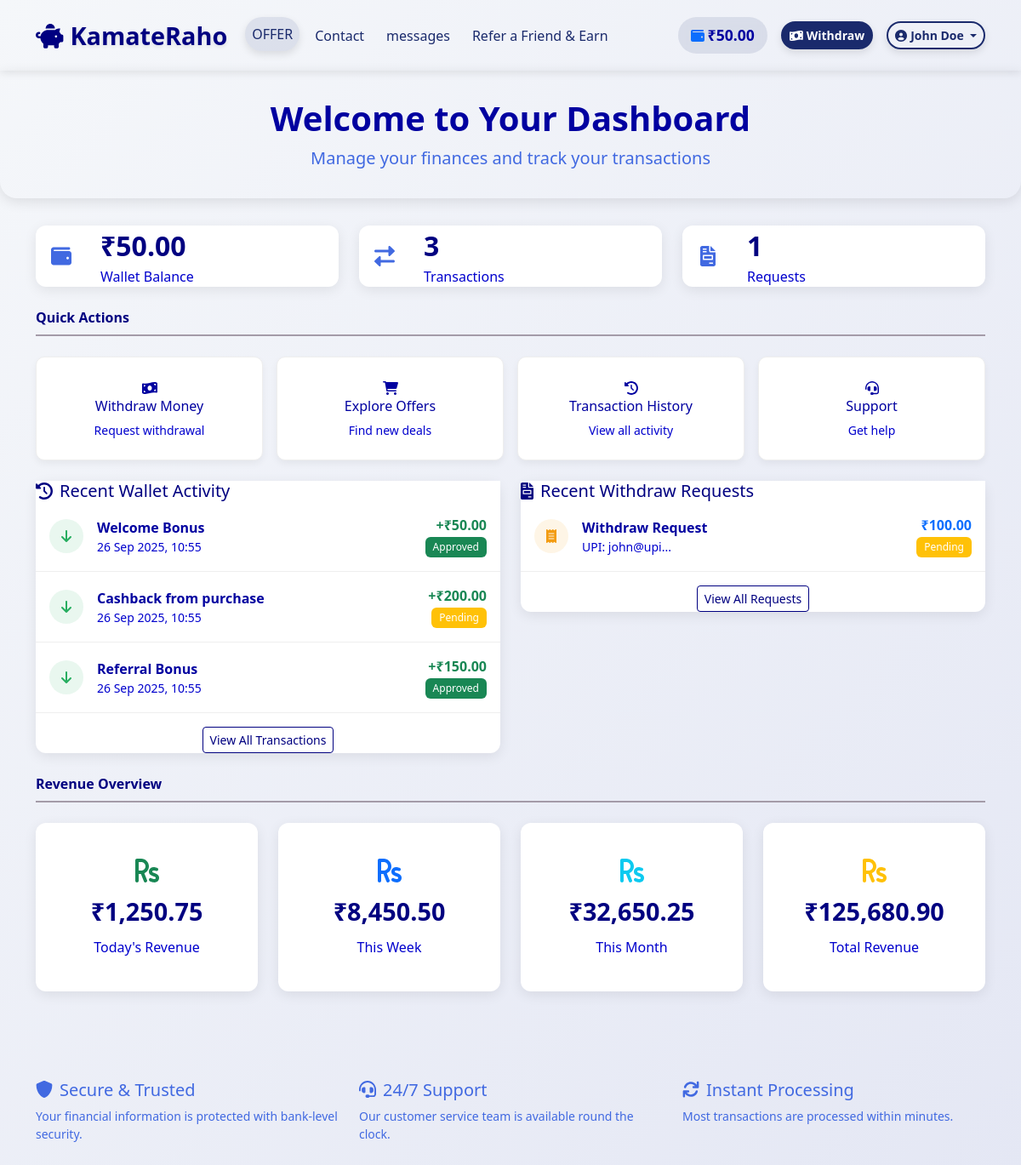
/dashboard.php (signed in), run on the app's committed database.
### tables this page shows
CREATE TABLE IF NOT EXISTS users (
    id INT(11) AUTO_INCREMENT PRIMARY KEY,
    name VARCHAR(255) NOT NULL,
    email VARCHAR(255) UNIQUE NOT NULL,
    phone VARCHAR(20),
    city VARCHAR(100),
    state VARCHAR(100),
    password VARCHAR(255) NOT NULL,
    wallet_balance DECIMAL(10, 2) DEFAULT 0.00,
    referral_code VARCHAR(50),
    created_at TIMESTAMP DEFAULT CURRENT_TIMESTAMP
);

CREATE TABLE IF NOT EXISTS wallet_history (
    id INT(11) AUTO_INCREMENT PRIMARY KEY,
    user_id INT(11) NOT NULL,
    amount DECIMAL(10, 2) NOT NULL,
    type ENUM('credit', 'debit') NOT NULL,
    status ENUM('pending', 'approved', 'rejected') DEFAULT 'pending',
    description VARCHAR(255),
    created_at TIMESTAMP DEFAULT CURRENT_TIMESTAMP,
    FOREIGN KEY (user_id) REFERENCES users(id) ON DELETE CASCADE
);

CREATE TABLE IF NOT EXISTS withdraw_requests (
    id INT(11) AUTO_INCREMENT PRIMARY KEY,
    user_id INT(11) NOT NULL,
    amount DECIMAL(10, 2) NOT NULL,
    upi_id VARCHAR(255) NOT NULL,
    screenshot VARCHAR(255),
    status ENUM('pending', 'approved', 'rejected') DEFAULT 'pending',
    offer_title VARCHAR(255),
    offer_description TEXT,
    created_at TIMESTAMP DEFAULT CURRENT_TIMESTAMP,
    FOREIGN KEY (user_id) REFERENCES users(id) ON DELETE CASCADE
);

### dashboard.php (the view, shortened to what the rows shown need)
<?php
include 'config/db.php';
$user_id = $_SESSION['user_id'];
try {
    $stmt = $pdo->prepare("SELECT * FROM wallet_history WHERE user_id = ? ORDER BY created_at DESC LIMIT 5");
    $stmt->execute([$user_id]);
    $wallet_history = $stmt->fetchAll(PDO::FETCH_ASSOC);
} catch(PDOException $e) {
    $error = "Error fetching wallet history: " . $e->getMessage();
    $wallet_history = [];
}
try {
    $stmt = $pdo->prepare("SELECT * FROM withdraw_requests WHERE user_id = ? ORDER BY created_at DESC LIMIT 5");
    $stmt->execute([$user_id]);
    $withdraw_requests = $stmt->fetchAll(PDO::FETCH_ASSOC);
} catch(PDOException $e) {
    $error = "Error fetching withdraw requests: " . $e->getMessage();
    $withdraw_requests = [];
}
?>
<!DOCTYPE html>
<html lang="en">
<head>
      <link href="https://cdn.jsdelivr.net/npm/bootstrap@5.3.0/dist/css/bootstrap.min.css" rel="stylesheet">
    <link href="https://cdnjs.cloudflare.com/ajax/libs/font-awesome/6.0.0/css/all.min.css" rel="stylesheet">
    <link href="css/style.css" rel="stylesheet">
</head>
<body>
     <?php include 'includes/navbar.php'; ?>
    <div class="welcome-banner">
        <div class="container">
            <div class="row">
                <div class="col-12 text-center">
                    <h1 class="display-6 fw-bold mb-2">Welcome to Your Dashboard</h1>
                </div>
            </div>
        </div>
    </div>
    <div class="container">
        <div class="row">
            <div class="col-md-4">
                <div class="stats-card">
                    <div class="card-body">
                        <div class="d-flex align-items-center">
                            <div>
                                <div class="stats-number">₹<?php echo number_format($user['wallet_balance'], 2); ?></div>
                                <div class="stats-label">Wallet Balance</div>
                            </div>
                        </div>
                    </div>
                </div>
            </div>
        </div>
        <div class="row">
            <div class="col-md-6">
                <div class="activity-card">
                    <div class="card-body">
                        <?php if (empty($wallet_history)): ?>
                            <div class="text-center py-4">
                                <i class="fas fa-wallet fa-2x text-muted mb-2"></i>
                                <p class="text-muted mb-0">No wallet activity yet</p>
                            </div>
                        <?php else: ?>
                            <?php foreach ($wallet_history as $history): ?>
                                <div class="activity-item d-flex align-items-center">
                                    <div class="activity-icon <?php echo $history['type'] === 'credit' ? 'bg-credit' : 'bg-debit'; ?>">
                                        <i class="fas fa-<?php echo $history['type'] === 'credit' ? 'arrow-down' : 'arrow-up'; ?>"></i>
                                    </div>
                                    <div class="flex-grow-1">
                                        <div class="fw-bold"><?php echo htmlspecialchars($history['description']); ?></div>
                                        <div class="small text-muted"><?php echo date('d M Y, H:i', strtotime($history['created_at'])); ?></div>
                                    </div>
                                    <div class="text-end">
                                        <div class="fw-bold <?php echo $history['type'] === 'credit' ? 'text-success' : 'text-danger'; ?>">
                                            <?php echo $history['type'] === 'credit' ? '+' : '-'; ?>₹<?php echo number_format($history['amount'], 2); ?>
                                        </div>
                                        <span class="badge badge-custom bg-<?php
                                            echo $history['status'] === 'approved' ? 'success' :
                                               ($history['status'] === 'rejected' ? 'danger' : 'warning'); ?>">
                                            <?php echo ucfirst($history['status']); ?>
                                        </span>
                                    </div>
                                </div>
                            <?php endforeach; ?>
                        <?php endif; ?>
                    </div>
                </div>
            </div>
            <div class="col-md-6">
                <div class="activity-card">
                    <div class="card-body">
                        <?php if (empty($withdraw_requests)): ?>
                            <div class="text-center py-4">
                                <i class="fas fa-file-invoice fa-2x text-muted mb-2"></i>
                                <p class="text-muted mb-0">No withdraw requests yet</p>
                            </div>
                        <?php else: ?>
                            <?php foreach ($withdraw_requests as $request): ?>
                                <div class="activity-item d-flex align-items-center">
                                    <div class="activity-icon <?php echo $request['status'] === 'approved' ? 'bg-approved' : ($request['status'] === 'rejected' ? 'bg-rejected' : 'bg-pending'); ?>">
                                        <i class="fas fa-receipt"></i>
                                    </div>
                                    <div class="flex-grow-1">
                                        <div class="fw-bold">Withdraw Request</div>
                                        <div class="small text-muted">UPI: <?php echo htmlspecialchars(substr($request['upi_id'], 0, 15)); ?>...</div>
                                    </div>
                                    <div class="text-end">
                                        <div class="fw-bold text-primary">₹<?php echo number_format($request['amount'], 2); ?></div>
                                        <span class="badge badge-custom bg-<?php
                                            echo $request['status'] === 'approved' ? 'success' :
                                               ($request['status'] === 'rejected' ? 'danger' : 'warning'); ?>">
                                            <?php echo ucfirst($request['status']); ?>
                                        </span>
                                    </div>
                                </div>
                            <?php endforeach; ?>
                        <?php endif; ?>
                    </div>
                </div>
            </div>
        </div>
    </div>
</body>
</html>

### includes/navbar.php (shortened to what the rows shown need)
<?php
include_once 'config/db.php';
$wallet_balance = 0.00;
if (isset($_SESSION['user_id']) && $pdo) {
    try {
        $stmt = $pdo->prepare("SELECT wallet_balance, name FROM users WHERE id = ?");
        $stmt->execute([$_SESSION['user_id']]);
        $user = $stmt->fetch(PDO::FETCH_ASSOC);
        if ($user) {
            $wallet_balance = $user['wallet_balance'];
            $user_name = $user['name'];
        }
    } catch (PDOException $e) {
        $wallet_balance = 0.00;
    }
}
?>
<nav class="navbar navbar-expand-lg navbar-custom sticky-top">
    <div class="container">
        <div class="collapse navbar-collapse" id="navbarNav">
            <div class="d-flex align-items-center">
                <?php if (isset($_SESSION['user_id'])): ?>
                    <a href="dashboard.php" class="me-3 d-flex align-items-center wallet-display text-decoration-none">
                        <i class="fas fa-wallet text-primary me-1"></i>
                        <span class="fw-bold balance-amount">₹<?php echo number_format($wallet_balance, 2); ?></span>
                    </a>
                    <a href="withdraw.php" class="btn btn-withdraw btn-sm me-3">
                        <i class="fas fa-money-bill-wave me-1"></i>Withdraw
                    </a>
                    <div class="dropdown">
                        <a class="btn btn-user-profile btn-sm dropdown-toggle" href="#" role="button" data-bs-toggle="dropdown">
                            <i class="fas fa-user-circle me-1"></i><?php echo htmlspecialchars($user_name ?? 'User'); ?>
                        </a>
                    </div>
                <?php else: ?>
                    <a href="login.php" class="btn btn-login btn-sm me-2">Login</a>
                    <a href="register.php" class="btn btn-register btn-sm">Register</a>
                <?php endif; ?>
            </div>
        </div>
    </div>
</nav>

### data on the page
users: wallet_balance "50.00", name "John Doe"
wallet_history: description "Welcome Bonus", created_at "26 Sep 2025, 10:55", amount "50.00", status "Approved"
wallet_history: description "Cashback from purchase", created_at "26 Sep 2025, 10:55", amount "200.00", status "Pending"
wallet_history: description "Referral Bonus", created_at "26 Sep 2025, 10:55", amount "150.00", status "Approved"
withdraw_requests: upi "john@upi", amount "100.00", status "Pending"

### other printed values
count($wallet_history) "3"
count($withdraw_requests) "1"
$today_revenue "1,250.75"
$week_revenue "8,450.50"
$month_revenue "32,650.25"
$total_revenue "125,680.90"
